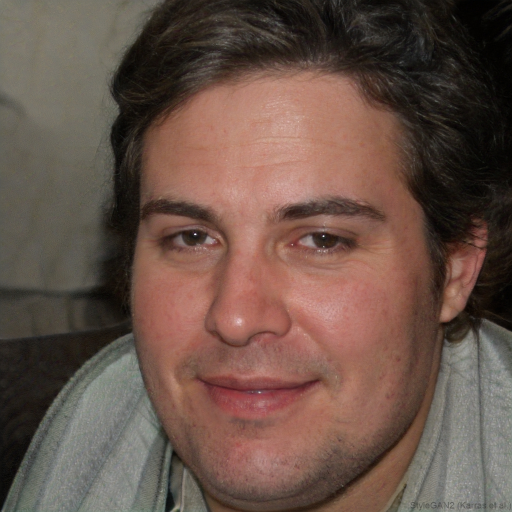
#> input picture foto/ai_generate.jpg, 1024 x 1024 px (shown at 1/2 size)
$ python -i skin_texture.py   (imports and definitions only)
#> lines starting #> are read from the running program, lines starting #| are printed output that depends on the picture; after the words box and inside, x2 and y2 are one past the last pixel; in counts of white or black regions, pixels touching at a corner belong together
"""
modules/skin_texture.py
-----------------------
Modul analisis keaslian tekstur kulit (Skin Texture Authenticity).

AI-generated faces dan face-swap menerapkan smoothing artifisial pada kulit
yang menghilangkan noise frekuensi tinggi alami (pori, microdetail, sebaceous
glands). Modul ini mendeteksi over-smoothing ini melalui analisis frekuensi
di region kulit wajah yang terisolasi.

Metode:
  1. Isolasi region kulit wajah (pipi, dahi, hidung) via landmark + skin color
  2. Analisis power spectrum frekuensi tinggi (band 0.3–0.5 Nyquist)
  3. Hitung Natural Scene Statistics (NSS) via MSCN (Mean Subtracted
     Contrast Normalized) coefficients
  4. Bandingkan distribusi MSCN dengan prior foto asli (Gaussian fit)
  5. Hitung local variance consistency — over-smoothing menurunkan variance
     secara artifisial di seluruh region kulit

Sub-skor output:
  - high_freq_suppression  : seberapa tertekan frekuensi tinggi (tinggi = smoothing)
  - mscn_deviation         : deviasi MSCN dari distribusi Gaussian alami (tinggi = AI)
  - local_variance_flatness: kerataan variance lokal (tinggi = over-smoothed)
  - skin_texture_score     : skor gabungan 0.0–1.0

Dependensi: opencv-python, numpy, scipy, scikit-image
"""

import logging
from pathlib import Path
from typing import Any

import cv2
import numpy as np
from scipy.stats import kurtosis, skew, shapiro

# MediaPipe opsional
MEDIAPIPE_AVAILABLE = False
_mp = None
_mp_python = None
_mp_vision = None

try:
    import mediapipe as _mp
    from mediapipe.tasks import python as _mp_python
    from mediapipe.tasks.python import vision as _mp_vision
    MEDIAPIPE_AVAILABLE = True
except ImportError:
    MEDIAPIPE_AVAILABLE = False

logger = logging.getLogger(__name__)


# ---------------------------------------------------------------------------
# Konstanta
# ---------------------------------------------------------------------------

SKIN_LOWER_YCrCb = np.array([0,   133, 77],  dtype=np.uint8)
SKIN_UPPER_YCrCb = np.array([255, 173, 127], dtype=np.uint8)

PATCH_SIZE           = 32    # ukuran patch untuk analisis lokal
MIN_SKIN_PIXELS      = 500   # minimum piksel kulit untuk analisis valid
HIGH_FREQ_LOW_RATIO  = 0.30  # batas bawah band frekuensi tinggi (× Nyquist)
HIGH_FREQ_HIGH_RATIO = 0.50  # batas atas band frekuensi tinggi (× Nyquist)

# Prior MSCN untuk foto asli (dari literatur BRISQUE)
# MSCN foto asli mendekati Generalized Gaussian Distribution dengan:
# kurtosis ~3.0, skewness ~0.0
REAL_MSCN_KURTOSIS_RANGE = (2.0, 5.0)
REAL_MSCN_SKEW_RANGE     = (-0.5, 0.5)


# ---------------------------------------------------------------------------
# Kelas utama
# ---------------------------------------------------------------------------

class SkinTextureAnalyzer:
    """
    Mendeteksi over-smoothing artifisial pada tekstur kulit wajah.
    """

    def __init__(self, landmark_predictor=None) -> None:
        self.landmark_predictor = landmark_predictor
        self._face_mesh = None
        self._use_mediapipe = False

        if MEDIAPIPE_AVAILABLE:
            try:
                # Muat FaceLandmarker model task
                model_path = Path(__file__).parent / "face_landmarker.task"
                if model_path.exists():
                    options = _mp_vision.FaceLandmarkerOptions(
                        base_options=_mp_python.BaseOptions(model_asset_path=str(model_path)),
                        running_mode=_mp_vision.RunningMode.IMAGE,
                        num_faces=1,
                        min_face_detection_confidence=0.5,
                        min_face_presence_confidence=0.5,
                        min_tracking_confidence=0.5,
                        output_face_blendshapes=False,
                        output_facial_transformation_matrixes=False,
                    )
                    self._face_mesh = _mp_vision.FaceLandmarker.create_from_options(options)
                    self._use_mediapipe = True
                    logger.info("SkinTextureAnalyzer: MediaPipe FaceLandmarker Tasks API diinisialisasi.")
            except Exception as e:
                logger.warning(f"SkinTextureAnalyzer: Gagal inisialisasi FaceLandmarker Tasks API: {e}")

    # ------------------------------------------------------------------
    def analyze(self, image: np.ndarray) -> dict[str, Any]:
        """
        Analisis utama. Menerima gambar BGR (OpenCV format).
        """
        try:
            if image is None or image.size == 0:
                return self._unavailable("Gambar kosong atau tidak valid")

            gray = cv2.cvtColor(image, cv2.COLOR_BGR2GRAY)
            h, w = gray.shape

            # --- Isolasi region kulit ---
            skin_mask = self._get_skin_mask(image, h, w)
            if skin_mask.sum() < MIN_SKIN_PIXELS:
                return self._unavailable("Region kulit tidak cukup untuk analisis")

            # --- Sub-skor 1: High frequency suppression ---
            high_freq_suppression = self._compute_high_freq_suppression(
                gray, skin_mask
            )

            # --- Sub-skor 2: MSCN deviation ---
            mscn_deviation = self._compute_mscn_deviation(gray, skin_mask)

            # --- Sub-skor 3: Local variance flatness ---
            local_variance_flatness = self._compute_local_variance_flatness(
                gray, skin_mask, h, w
            )

            # --- Skor gabungan ---
            skin_texture_score = float(np.clip(
                0.40 * high_freq_suppression
                + 0.35 * mscn_deviation
                + 0.25 * local_variance_flatness,
                0.0, 1.0
            ))

            # --- Confidence ---
            skin_pixels = int(skin_mask.sum())
            confidence  = float(np.clip(skin_pixels / 10000, 0.3, 0.95))

            # --- Verdict ---
            if skin_texture_score >= 0.58:
                verdict = "FAKE"
            elif skin_texture_score >= 0.42:
                verdict = "SUSPICIOUS"
            else:
                verdict = "REAL"

            return {
                "score":      round(skin_texture_score, 4),
                "confidence": round(confidence, 4),
                "verdict":    verdict,
                "details": {
                    "sub_scores": {
                        "high_freq_suppression":   round(high_freq_suppression, 4),
                        "mscn_deviation":          round(mscn_deviation, 4),
                        "local_variance_flatness": round(local_variance_flatness, 4),
                    },
                    "skin_pixels": skin_pixels,
                },
            }

        except Exception as exc:
            logger.error("SkinTextureAnalyzer error: %s", exc, exc_info=True)
            return self._unavailable(f"Error: {exc}")

    # ------------------------------------------------------------------
    # Private helpers
    # ------------------------------------------------------------------

    def _get_skin_mask(self, bgr: np.ndarray, h: int, w: int) -> np.ndarray:
        """
        Deteksi region kulit menggunakan YCrCb color space + MediaPipe jika tersedia.
        """
        if self._use_mediapipe:
            mask = self._mediapipe_skin_mask(bgr, h, w)
            if mask is not None and mask.sum() >= MIN_SKIN_PIXELS:
                return mask

        # Fallback to color-based middle ROI
        ycrcb     = cv2.cvtColor(bgr, cv2.COLOR_BGR2YCrCb)
        skin_mask = cv2.inRange(ycrcb, SKIN_LOWER_YCrCb, SKIN_UPPER_YCrCb)

        # Morfologi untuk bersihkan noise
        kernel    = cv2.getStructuringElement(cv2.MORPH_ELLIPSE, (5, 5))
        skin_mask = cv2.morphologyEx(skin_mask, cv2.MORPH_OPEN,  kernel)
        skin_mask = cv2.morphologyEx(skin_mask, cv2.MORPH_CLOSE, kernel)

        # Fokus ke area wajah (tengah-atas gambar, 60% height, 70% width)
        face_roi = np.zeros((h, w), dtype=np.uint8)
        y1, y2   = int(h * 0.05), int(h * 0.75)
        x1, x2   = int(w * 0.15), int(w * 0.85)
        face_roi[y1:y2, x1:x2] = 255

        return cv2.bitwise_and(skin_mask, face_roi)

    # [58 lines left out: function _mediapipe_skin_mask, not called in this run]

    def _compute_high_freq_suppression(
        self,
        gray: np.ndarray,
        skin_mask: np.ndarray,
    ) -> float:
        """
        Hitung seberapa tertekan komponen frekuensi tinggi di region kulit.

        AI smoothing menghapus detail frekuensi tinggi (0.3–0.5 Nyquist),
        sehingga rasio power HF/LF jauh lebih rendah dari foto asli.
        Normalisasi: rendah = asli, tinggi = over-smoothed.
        """
        # Isolasi piksel kulit dengan zero-padding
        skin_region = gray.astype(np.float32).copy()
        skin_region[skin_mask == 0] = 0

        # 2D FFT
        fft      = np.fft.fft2(skin_region)
        fft_shift = np.fft.fftshift(fft)
        power    = np.abs(fft_shift) ** 2

        h, w    = power.shape
        cy, cx  = h // 2, w // 2

        # Buat mask frekuensi (dalam koordinat normalized 0–1)
        Y, X    = np.ogrid[:h, :w]
        dist    = np.sqrt(((Y - cy) / cy) ** 2 + ((X - cx) / cx) ** 2)

        lf_mask = (dist < HIGH_FREQ_LOW_RATIO).astype(float)
        hf_mask = ((dist >= HIGH_FREQ_LOW_RATIO) & (dist <= HIGH_FREQ_HIGH_RATIO)).astype(float)

        lf_power = float(np.sum(power * lf_mask)) + 1e-10
        hf_power = float(np.sum(power * hf_mask)) + 1e-10

        hf_ratio = hf_power / lf_power

        # Kalibrasi: foto asli ~0.08–0.15, AI-smoothed ~0.01–0.04
        # Normalisasi: 0.15 → 0.0 (natural), 0.01 → 1.0 (heavy smoothing)
        normalized = float(np.clip(1.0 - (hf_ratio / 0.15), 0.0, 1.0))
        return normalized

    def _compute_mscn_deviation(
        self,
        gray: np.ndarray,
        skin_mask: np.ndarray,
    ) -> float:
        """
        Hitung deviasi MSCN coefficient dari distribusi Gaussian alami.

        MSCN (Mean Subtracted Contrast Normalized) dari foto asli mengikuti
        distribusi Gaussian umum (kurtosis ~3, skewness ~0).
        AI-generated dan over-smoothed images menyimpang dari distribusi ini.
        """
        # Hitung MSCN
        mu      = cv2.GaussianBlur(gray.astype(np.float64), (7, 7), 7.0 / 6.0)
        mu_sq   = cv2.GaussianBlur(gray.astype(np.float64) ** 2, (7, 7), 7.0 / 6.0)
        sigma   = np.sqrt(np.abs(mu_sq - mu ** 2)) + 1e-7
        mscn    = (gray.astype(np.float64) - mu) / sigma

        # Ambil hanya piksel kulit
        mscn_skin = mscn[skin_mask > 0]
        if len(mscn_skin) < 100:
            return 0.0

        # Hitung statistik
        kurt = float(kurtosis(mscn_skin, fisher=False))  # excess=False → normal=3
        skewness = float(skew(mscn_skin))

        # Deviasi dari prior foto asli
        kurt_dev  = abs(kurt - 3.0) / 3.0       # normalisasi: 0 = perfect Gaussian
        skew_dev  = abs(skewness) / 1.0          # normalisasi: 0 = symmetric

        deviation = float(np.clip(0.6 * kurt_dev + 0.4 * skew_dev, 0.0, 1.0))
        return deviation

    def _compute_local_variance_flatness(
        self,
        gray: np.ndarray,
        skin_mask: np.ndarray,
        h: int,
        w: int,
    ) -> float:
        """
        Hitung kerataan variance lokal di patch kulit.

        Foto asli: variance lokal bervariasi secara natural (ada pori, wrinkle,
        highlight, shadow) — distribusi variance memiliki spread yang lebar.
        AI over-smoothed: variance lokal sangat seragam dan rendah di semua
        patch kulit — distribusi variance sangat sempit dan terkonsentrasi.

        Metrik: coefficient of variation (CV) dari distribusi variance patch.
        Rendah CV = flat = AI smoothed. Normalisasi: tinggi = AI.
        """
        variances = []

        for y in range(0, h - PATCH_SIZE, PATCH_SIZE // 2):
            for x in range(0, w - PATCH_SIZE, PATCH_SIZE // 2):
                patch_skin = skin_mask[y:y + PATCH_SIZE, x:x + PATCH_SIZE]

                # Hanya proses patch dengan cukup piksel kulit (>40%)
                if patch_skin.mean() < 0.4:
                    continue

                patch = gray[y:y + PATCH_SIZE, x:x + PATCH_SIZE].astype(np.float64)
                variances.append(float(np.var(patch)))

        if len(variances) < 5:
            return 0.0

        variances = np.array(variances)
        mean_var  = float(np.mean(variances)) + 1e-6
        std_var   = float(np.std(variances))
        cv        = std_var / mean_var  # coefficient of variation

        # Foto asli: CV ~0.5–1.5 (bervariasi), AI: CV ~0.1–0.3 (flat)
        # Normalisasi: CV 0.5 → 0.0, CV 0.05 → 1.0
        flatness = float(np.clip(1.0 - (cv / 0.5), 0.0, 1.0))
        return flatness

    # ------------------------------------------------------------------
    # [7 lines left out: function _unavailable, not called in this run]

>>> import cv2
>>> picture = cv2.imread('../../foto/ai_generate.jpg')
#> picture is the input picture: shape (1024, 1024, 3); mean B, G, R 72.5, 82.4, 104.7
>>> result = SkinTextureAnalyzer().analyze(picture)
#> in analyze, `gray = cv2.cvtColor(image, cv2.COLOR_BGR2GRAY)`:
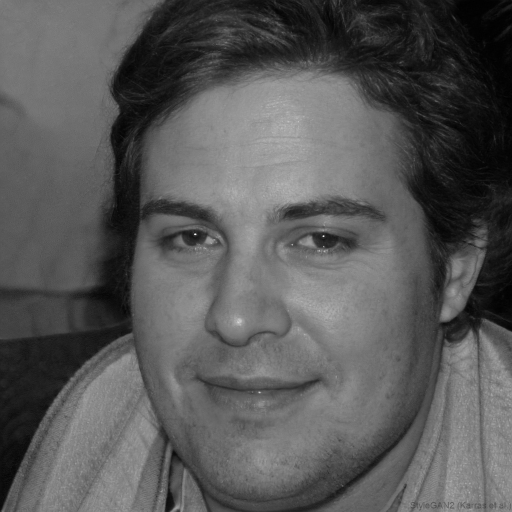
#> gray: shape (1024, 1024) (shown at 1/2 size); min 0, max 253, mean 88
#> in _get_skin_mask, `skin_mask = cv2.inRange(ycrcb, SKIN_LOWER_YCrCb, SKIN_UPPER_YCrCb)`:
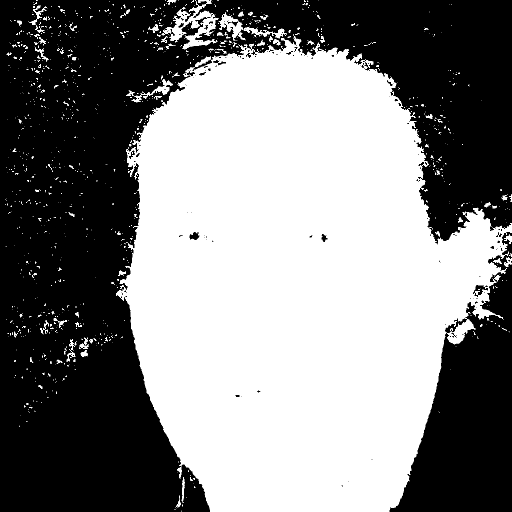
#> skin_mask: shape (1024, 1024) (shown at 1/2 size); 51.2% white; 135 black regions (109 under 20 px), largest, box (x1, y1, x2, y2) and area: (0, 0, 1024, 1024) 439660, (779, 464, 1024, 1024) 70288, (946, 570, 976, 594) 314
#> in _compute_high_freq_suppression, `skin_region[skin_mask == 0] = 0`:
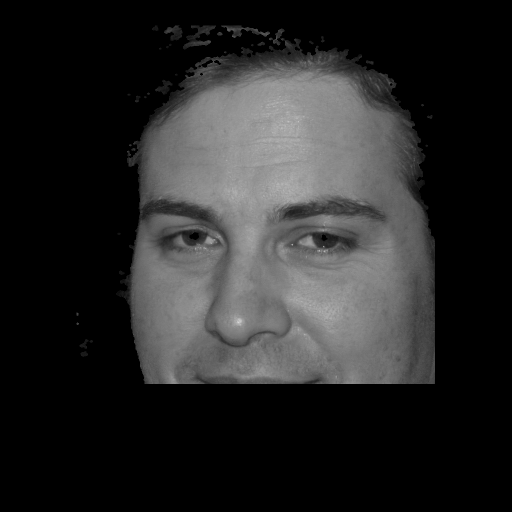
#> skin_region: shape (1024, 1024) float32 (shown at 1/2 size); min 0, max 220, mean 39.2
#> in _compute_high_freq_suppression, `lf_power = float(np.sum(power * lf_mask)) + 1e-10`: lf_power = 5.21e+15
#> in _compute_high_freq_suppression, `hf_power = float(np.sum(power * hf_mask)) + 1e-10`: hf_power = 3.85e+12
#> in _compute_high_freq_suppression, `hf_ratio = hf_power / lf_power`: hf_ratio = 0.000739
#> in _compute_high_freq_suppression, `normalized = float(np.clip(1.0 - (hf_ratio / 0.15), 0.0, 1.0))`: normalized = 0.995
#> in _compute_mscn_deviation, `mu_sq   = cv2.GaussianBlur(gray.astype(np.float64) ** 2, (7, 7), 7.0 /..`:
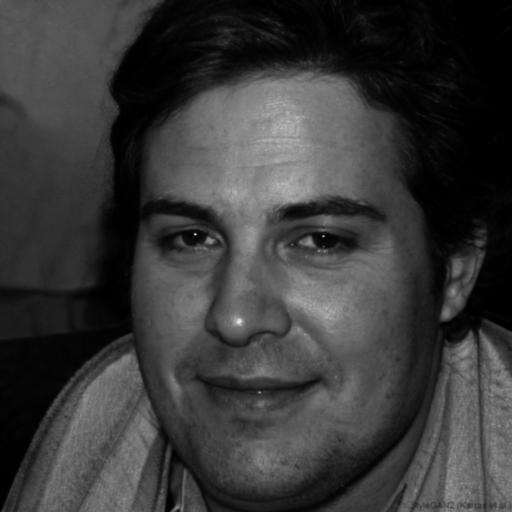
#> mu_sq: shape (1024, 1024) float64 (shown at 1/2 size); min 1.79, max 42681.6, mean 9623; drawn with min black and max white
#> in _compute_mscn_deviation, `sigma   = np.sqrt(np.abs(mu_sq - mu ** 2)) + 1e-7`:
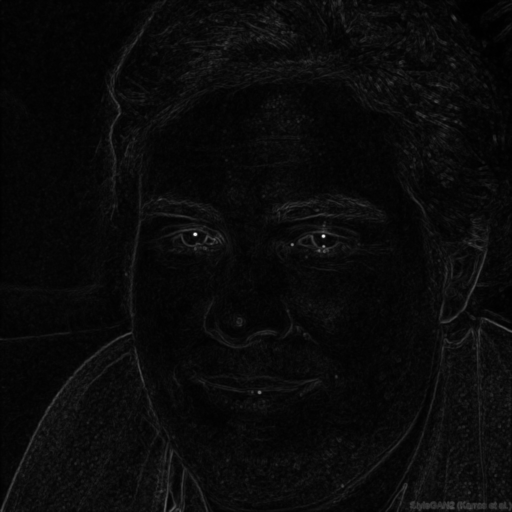
#> sigma: shape (1024, 1024) float64 (shown at 1/2 size); min 0.0843, max 85.23, mean 3.6; drawn with min black and max white
#> in _compute_mscn_deviation, `mscn    = (gray.astype(np.float64) - mu) / sigma`:
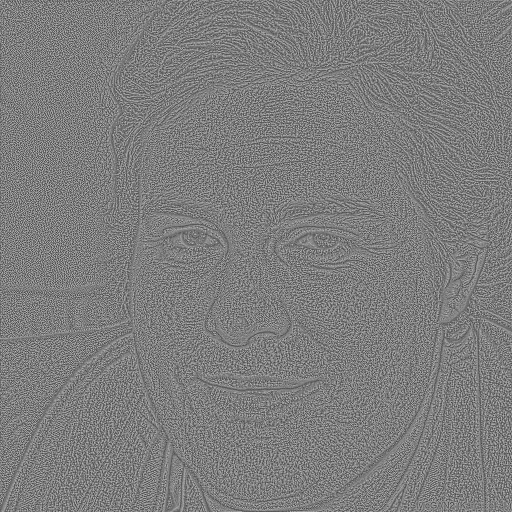
#> mscn: shape (1024, 1024) float64 (shown at 1/2 size); min -2.35, max 2.4, mean -0.00523; drawn with min black and max white
#> in _compute_mscn_deviation, `kurt = float(kurtosis(mscn_skin, fisher=False))`: kurt = 2.67
#> in _compute_mscn_deviation, `skewness = float(skew(mscn_skin))`: skewness = 0.00845
#> in _compute_mscn_deviation, `kurt_dev  = abs(kurt - 3.0) / 3.0`: kurt_dev = 0.111
#> in _compute_mscn_deviation, `skew_dev  = abs(skewness) / 1.0`: skew_dev = 0.00845
#> in _compute_mscn_deviation, `deviation = float(np.clip(0.6 * kurt_dev + 0.4 * skew_dev, 0.0, 1.0))`: deviation = 0.0697
#> after the loop in _compute_local_variance_flatness, `for y in range(0, h - PATCH_SIZE, PATCH_SIZE // 2):`:
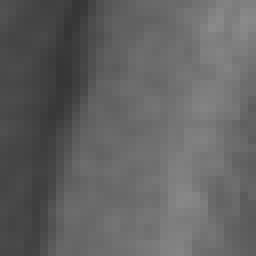
#> patch: shape (32, 32) float64 (shown 8 times larger); min 53, max 138, mean 98.1
#> after the loop in _compute_local_variance_flatness, `for y in range(0, h - PATCH_SIZE, PATCH_SIZE // 2):`: variances = 1727 values, max 1883.5 at index 801, min 5.95 at index 618, mean 164.7
#> in _compute_local_variance_flatness, `mean_var  = float(np.mean(variances)) + 1e-6`: mean_var = 164.7
#> in _compute_local_variance_flatness, `std_var   = float(np.std(variances))`: std_var = 227.3
#> in _compute_local_variance_flatness, `cv        = std_var / mean_var`: cv = 1.38
#> in _compute_local_variance_flatness, `flatness = float(np.clip(1.0 - (cv / 0.5), 0.0, 1.0))`: flatness = 0
#> in analyze, `skin_texture_score = float(np.clip( 0.40 * high_freq_suppression + 0.3..`: skin_texture_score = 0.422
#> in analyze, `skin_pixels = int(skin_mask.sum())`: skin_pixels = 94951545
#> in analyze, `confidence  = float(np.clip(skin_pixels / 10000, 0.3, 0.95))`: confidence = 0.95
#> result = 4 items

$ run again, on foto/test_fake.jpg
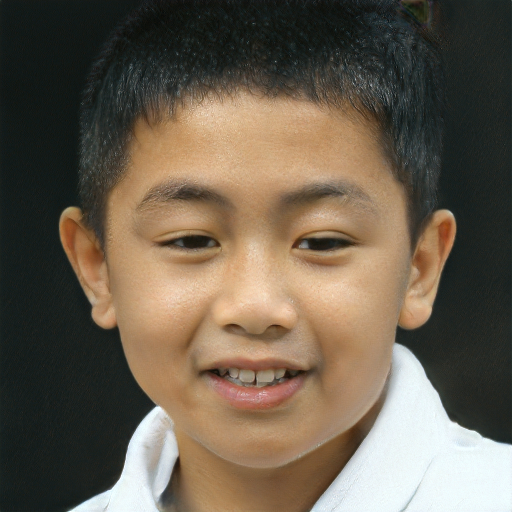
#> input picture foto/test_fake.jpg, 1024 x 1024 px (shown at 1/2 size)
#> picture is the input picture: shape (1024, 1024, 3); mean B, G, R 79.1, 94.8, 106.7
#> ycrcb: shape (1024, 1024, 3); mean of channels 0, 1, 2 96.6, 135.2, 118.1
#> in _get_skin_mask, `skin_mask = cv2.inRange(ycrcb, SKIN_LOWER_YCrCb, SKIN_UPPER_YCrCb)`:
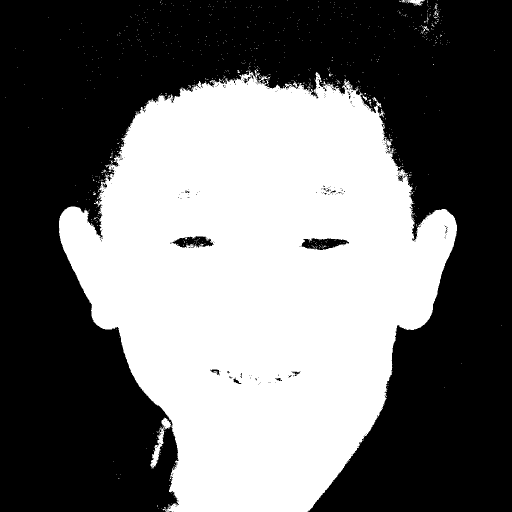
#> skin_mask: shape (1024, 1024) (shown at 1/2 size); 43.8% white; 812 white regions (802 under 20 px), largest, box (x1, y1, x2, y2) and area: (118, 141, 914, 1024) 457458, (803, 0, 850, 12) 246, (845, 52, 858, 65) 49
#> lf_power = 8.1e+15
#> hf_power = 8.65e+12
#> hf_ratio = 0.00107
#> normalized = 0.993
#> kurt = 2.73
#> skewness = 0.0116
#> kurt_dev = 0.0886
#> skew_dev = 0.0116
#> deviation = 0.0578
#> after the loop in _compute_local_variance_flatness, `for y in range(0, h - PATCH_SIZE, PATCH_SIZE // 2):`:
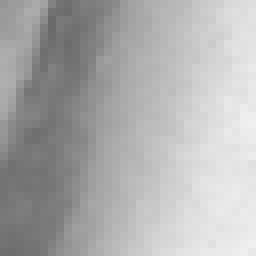
#> patch: shape (32, 32) float64 (shown 8 times larger); min 106, max 240, mean 174.5
#> after the loop in _compute_local_variance_flatness, `for y in range(0, h - PATCH_SIZE, PATCH_SIZE // 2):`: variances = 1558 values, max 5250.1 at index 1382, min 4.5 at index 1553, mean 383.2
#> mean_var = 383.2
#> std_var = 577
#> cv = 1.51
#> flatness = 0
#> skin_texture_score = 0.417
#> skin_pixels = 89318340
#> confidence = 0.95
#> result = 4 items
